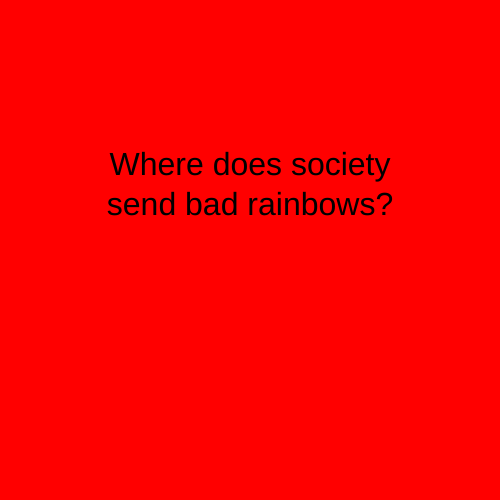
Frame 1 (no input)
Frame 60 (no input): identical to frame 1, image omitted
Frame 120 (the mouse pressed at the canvas centre since frame 60): identical to frame 1, image omitted

The p5.js sketch that drew this single still picture (run headless with seeded random() and noise() and a simulated clock; from frame 60 on, the mouse is pressed at the canvas centre):

// p5.js sketch
// ── sketch.js
let timer = 0;
let state = 0;

function setup() {
  createCanvas(500, 500);
  textSize(32);
  textAlign(CENTER);
  rectMode(CENTER);
} //setup

function draw() {

  switch (state) {

    case 0:
      background('red');
      text("Where does society send bad rainbows?", 250, 250, 350, 200);
      timer = timer + 1;
      if (timer > 5 * 60) {
        state = 1;
        timer = 0;
      } //timer


      break;

    case 1:
      background('blue');
      textSize(100);
      text("PRISM!", 250, 250, 350, 200);
      break;
  } //switch state
} //draw
